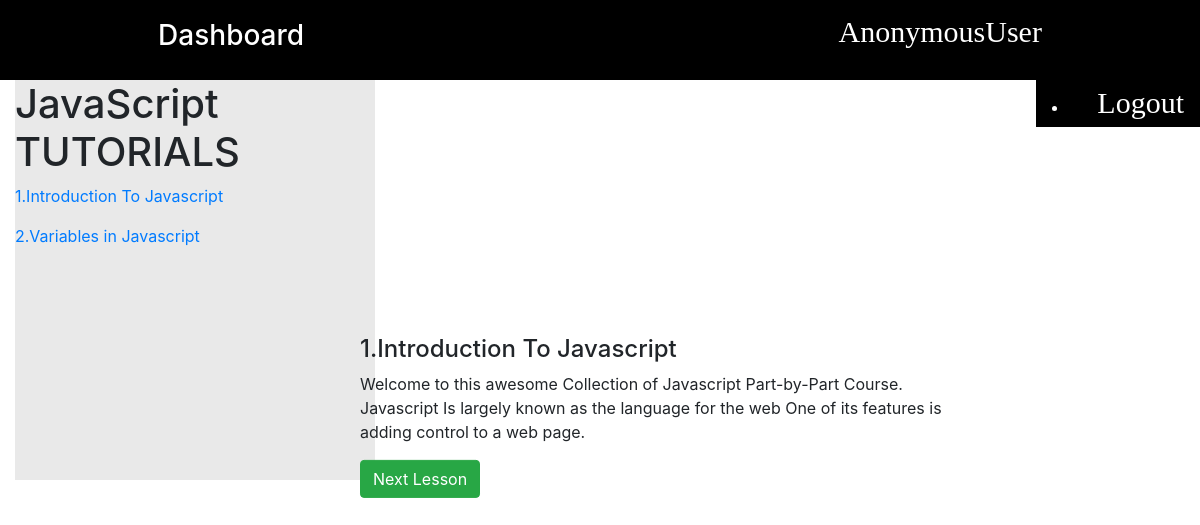
/course/js/, run on the app's committed database.
### tutorials/models.py (models this page shows, shortened)
class JavaScript(models.Model):
    title = models.CharField(max_length=100)
    description = models.TextField()
    price = models.IntegerField()
    video_url = EmbedVideoField(blank=True)
    slug = models.SlugField()
    course_number = models.IntegerField(default=0)
    previous_post = models.ForeignKey(
        'self', related_name='previous', on_delete=models.SET_NULL, blank=True, null=True)
    next_post = models.ForeignKey(
        'self', related_name='next', on_delete=models.SET_NULL, blank=True, null=True)

### tutorials/views.py (the view)
# urls.py: path("course/js/", JsList.as_view(), name="js"),
class JsList(ListView):
    model = JavaScript
    template_name = './courses/js.html'
    context_object_name = 'queryset'
    paginate_by = 1
    def get_context_data(self, **kwargs):
        js = JavaScript.objects.all()
        queryset = JavaScript
        context = super().get_context_data(**kwargs)
        context['page_request_var'] = "page"
        context['js'] = js
        return context

### templates/courses/js.html (shortened to what this page needs)
{% extends 'account/register/register_base.html' %} {% load static %} {% load embed_video_tags %} {% block title %} Javascript Tutorial {% endblock title %}
 {% block navbar %} {% include 'registration/nav.html' %} {% endblock navbar %}
{% block content %}
{% for course in queryset %}
<div class="container-fluid">
  <div class="empty"></div>
  <div class="course-titles">
    <h1>JavaScript TUTORIALS</h1>
    {% for tut in js %}
    <a href="?{{ page_request_var }}={{ tut.course_number }}"><p>{{ tut.title }}</p></a>
    {% endfor %}
  </div>
  <div class="the-course" id="#{{ course.id }}">
    <h4>{{ course.title }}</h4>
    <div class="description">
      <p>{{ course.description }}</p>
    </div>
    {% if is_paginated %}
    <div class="btns">
    {% if page_obj.has_next %}
      <a href="?{{ page_request_var }}={{ page_obj.next_page_number }}" class="btn btn-success">Next Lesson</a>
    {% endif %}
    </div>
    {% endif %}
  </div>
</div>
{% endfor %}
{% endblock content %}

### static/css/styles.css (style rules this page uses)
* { padding: 0; margin: 0; -webkit-box-sizing: border-box; box-sizing: border-box; }
.empty { height: 10vh; }
.course-titles { position: absolute; height: 50vh; background: #e9e9e9; width: 30%; text-align: justify; overflow-y: auto; }
.the-course { position: absolute; top: 50%; left: 50%; -webkit-transform: translate(-40%, -40%); transform: translate(-40%, -40%); }
.the-course .description { display: -webkit-box; display: -ms-flexbox; display: flex; -webkit-box-pack: center; -ms-flex-pack: center; justify-content: center; -webkit-box-align: center; -ms-flex-align: center; align-items: center; width: 100%; }
.the-course .btns { display: -webkit-box; display: -ms-flexbox; display: flex; -webkit-box-pack: justify; -ms-flex-pack: justify; justify-content: space-between; -webkit-box-align: center; -ms-flex-align: center; align-items: center; width: 100%; }

### templates/registration/nav.html (style rules this page uses)
a { text-decoration: none; cursor: pointer; }

### data on the page
JavaScript: title "1.Introduction To Javascript", description "Welcome to this awesome Collection of Javascript Part-by-Part Course. Javascript Is largely known as the language for the web One of its features is adding control to a web page."
JavaScript: title "2.Variables in Javascript"

### other printed values
{{ request.user }} "AnonymousUser"
